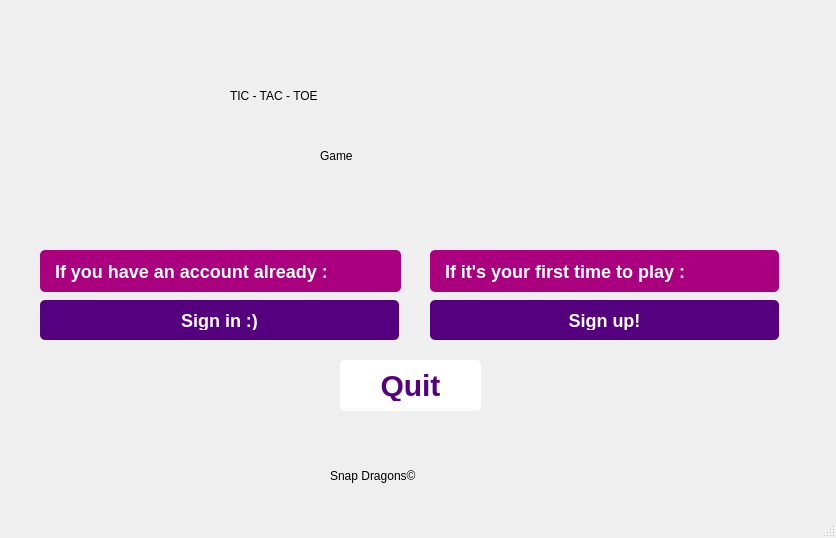
<?xml version="1.0" encoding="UTF-8"?>
<ui version="4.0">
 <class>MainWindow</class>
 <widget class="QMainWindow" name="MainWindow">
  <property name="geometry">
   <rect>
    <x>0</x>
    <y>0</y>
    <width>836</width>
    <height>538</height>
   </rect>
  </property>
  <property name="windowTitle">
   <string>MainWindow</string>
  </property>
  <property name="styleSheet">
   <string notr="true">.MainWindow {
	background-image:url(C:/Users/Spectra/Desktop/63148.jpg);
    opacity: 0.5; /* Adjust the opacity value as needed (0.0 to 1.0) /
    / Other background properties /
    background-size: cover; / Ensure the background image covers the entire element /
    background-position: center; / Center the background image /
    / Add more background properties as needed */
    background-repeat: no-repeat;
}
</string>
  </property>
  <widget class="QWidget" name="centralwidget">
   <widget class="QPushButton" name="Quit_PB">
    <property name="geometry">
     <rect>
      <x>340</x>
      <y>360</y>
      <width>141</width>
      <height>51</height>
     </rect>
    </property>
    <property name="styleSheet">
     <string notr="true">QWidget {
    background-color: #f0f0f0; /* Background color */
}

QLabel {
    color: #ffffff; /* Text color */
    font-size: 18px; /* Font size */
    font-weight: bold; /* Font weight */
    font-family: Arial, sans-serif; /* Font family */
    border-radius: 5px; /* No border for the label */
    padding: 10px; /* Padding */
    background-color:  #7566D5; /* Background color */
	qproperty-alignment: AlignCenter; /* Text alignment */
}

QPushButton {
    color: rgb(85, 0, 127); /* Text color */
    font-size: 30px; /* Font size */
    font-weight: bold; /* Font weight */
    font-family: Arial, sans-serif; /* Font family */
    border-radius: 5px; /* No border for the button */
    padding: 10px 20px; /* Padding */
    background-color: rgb(255, 255, 255); /* Button background color */
}

QPushButton:hover {
    background-color: #0056b3; /* Hover background color */
}
</string>
    </property>
    <property name="text">
     <string>Quit</string>
    </property>
   </widget>
   <widget class="QLabel" name="label_3">
    <property name="geometry">
     <rect>
      <x>430</x>
      <y>250</y>
      <width>349</width>
      <height>42</height>
     </rect>
    </property>
    <property name="styleSheet">
     <string notr="true">QWidget {
    background-color: rgb(255, 0, 127); /* Background color */
}

QLabel {
    color: #ffffff; /* Text color */
    font-size: 18px; /* Font size */
    font-weight: bold; /* Font weight */
    font-family: Arial, sans-serif; /* Font family */
    border-radius: 5px; /* No border for the label */
    padding: 10px; /* Padding */
    background-color:  rgb(170, 0, 127); /* Background color */
	qproperty-alignment: AlignCenter; /* Text alignment */
}

QPushButton {
    color: white; /* Text color */
    font-size: 18px; /* Font size */
    font-weight: bold; /* Font weight */
    font-family: Arial, sans-serif; /* Font family */
    border-radius: 5px; /* No border for the button */
    padding: 10px 20px; /* Padding */
    background-color: #007bff; /* Button background color */
}

QPushButton:hover {
    background-color: #0056b3; /* Hover background color */
}
</string>
    </property>
    <property name="text">
     <string>If it's your first time to play :</string>
    </property>
   </widget>
   <widget class="QPushButton" name="Sign_Up_PB">
    <property name="geometry">
     <rect>
      <x>430</x>
      <y>300</y>
      <width>349</width>
      <height>40</height>
     </rect>
    </property>
    <property name="styleSheet">
     <string notr="true">QWidget {
    background-color: #f0f0f0; /* Background color */
}

QLabel {
    color: rgb(255, 0, 127); /* Text color */
    font-size: 18px; /* Font size */
    font-weight: bold; /* Font weight */
    font-family: Arial, sans-serif; /* Font family */
    border-radius: 5px; /* No border for the label */
    padding: 10px; /* Padding */
    background-color:  rgb(255, 0, 255); /* Background color */
qproperty-alignment: AlignCenter; /* Text alignment */
}

QPushButton {
    color: white; /* Text color */
    font-size: 18px; /* Font size */
    font-weight: bold; /* Font weight */
    font-family: Arial, sans-serif; /* Font family */
    border-radius: 5px; /* No border for the button */
    padding: 10px 20px; /* Padding */
    background-color:rgb(85, 0, 127); /* Button background color */
}

QPushButton:hover {
    background-color: #0056b3; /* Hover background color */
}
</string>
    </property>
    <property name="text">
     <string>Sign up!</string>
    </property>
   </widget>
   <widget class="QLabel" name="label_4">
    <property name="geometry">
     <rect>
      <x>320</x>
      <y>110</y>
      <width>201</width>
      <height>91</height>
     </rect>
    </property>
    <property name="autoFillBackground">
     <bool>false</bool>
    </property>
    <property name="styleSheet">
     <string notr="true">color:rgb(255, 255, 255);
font: 700 42pt &quot;Segoe UI&quot;;
label {
colour:#ffffff;
}</string>
    </property>
    <property name="text">
     <string>Game</string>
    </property>
   </widget>
   <widget class="QPushButton" name="Sign_In_PB">
    <property name="geometry">
     <rect>
      <x>40</x>
      <y>300</y>
      <width>359</width>
      <height>40</height>
     </rect>
    </property>
    <property name="styleSheet">
     <string notr="true">QWidget {
    background-color: #f0f0f0; /* Background color */
}

QLabel {
    color: #ffffff; /* Text color */
    font-size: 18px; /* Font size */
    font-weight: bold; /* Font weight */
    font-family: Arial, sans-serif; /* Font family */
    border-radius: 5px; /* No border for the label */
    padding: 10px; /* Padding */
    background-color:  rgb(255, 0, 255); /* Background color */
qproperty-alignment: AlignCenter; /* Text alignment */
}

QPushButton {
    color: white; /* Text color */
    font-size: 18px; /* Font size */
    font-weight: bold; /* Font weight */
    font-family: Arial, sans-serif; /* Font family */
    border-radius: 5px; /* No border for the button */
    padding: 10px 20px; /* Padding */
    background-color: rgb(85, 0, 127); /* Button background color */
}

QPushButton:hover {
    background-color: #0056b3; /* Hover background color */
}
</string>
    </property>
    <property name="text">
     <string>Sign in :)</string>
    </property>
   </widget>
   <widget class="QLabel" name="label_5">
    <property name="geometry">
     <rect>
      <x>330</x>
      <y>440</y>
      <width>441</width>
      <height>71</height>
     </rect>
    </property>
    <property name="toolTipDuration">
     <number>-1</number>
    </property>
    <property name="styleSheet">
     <string notr="true">font: 18pt &quot;Segoe UI&quot;;
color:rgb(255, 0, 127);
label_5 {
color:#ff66ff;
}</string>
    </property>
    <property name="text">
     <string>Snap Dragons©</string>
    </property>
   </widget>
   <widget class="QLabel" name="label_6">
    <property name="geometry">
     <rect>
      <x>40</x>
      <y>250</y>
      <width>361</width>
      <height>42</height>
     </rect>
    </property>
    <property name="styleSheet">
     <string notr="true">QWidget {
    background-color: rgb(255, 0, 127); /* Background color */
}

QLabel {
    color:rgb(255, 255, 255); /* Text color */
    font-size: 18px; /* Font size */
    font-weight: bold; /* Font weight */
    font-family: Arial, sans-serif; /* Font family */
    border-radius: 5px; /* No border for the label */
    padding: 10px; /* Padding */
    background-color:rgb(170, 0, 127); /* Background color */
	qproperty-alignment: AlignCenter; /* Text alignment */
}

QPushButton {
    color: white; /* Text color */
    font-size: 18px; /* Font size */
    font-weight: bold; /* Font weight */
    font-family: Arial, sans-serif; /* Font family */
    border-radius: 5px; /* No border for the button */
    padding: 10px 20px; /* Padding */
    background-color: #007bff; /* Button background color */
}

QPushButton:hover {
    background-color: #0056b3; /* Hover background color */
}
</string>
    </property>
    <property name="text">
     <string>If you have an account already :</string>
    </property>
   </widget>
   <widget class="QLabel" name="label_2">
    <property name="geometry">
     <rect>
      <x>230</x>
      <y>50</y>
      <width>441</width>
      <height>91</height>
     </rect>
    </property>
    <property name="styleSheet">
     <string notr="true">color:rgb(255, 255, 255);
font: 700 36pt &quot;Segoe UI&quot;;
label {
colour:#ffffff;
}</string>
    </property>
    <property name="text">
     <string>TIC - TAC - TOE</string>
    </property>
   </widget>
  </widget>
  <widget class="QMenuBar" name="menubar">
   <property name="geometry">
    <rect>
     <x>0</x>
     <y>0</y>
     <width>836</width>
     <height>26</height>
    </rect>
   </property>
  </widget>
  <widget class="QStatusBar" name="statusbar"/>
 </widget>
 <resources/>
 <connections>
  <connection>
   <sender>Quit_PB</sender>
   <signal>clicked()</signal>
   <receiver>MainWindow</receiver>
   <slot>close()</slot>
   <hints>
    <hint type="sourcelabel">
     <x>397</x>
     <y>540</y>
    </hint>
    <hint type="destinationlabel">
     <x>502</x>
     <y>553</y>
    </hint>
   </hints>
  </connection>
 </connections>
</ui>
